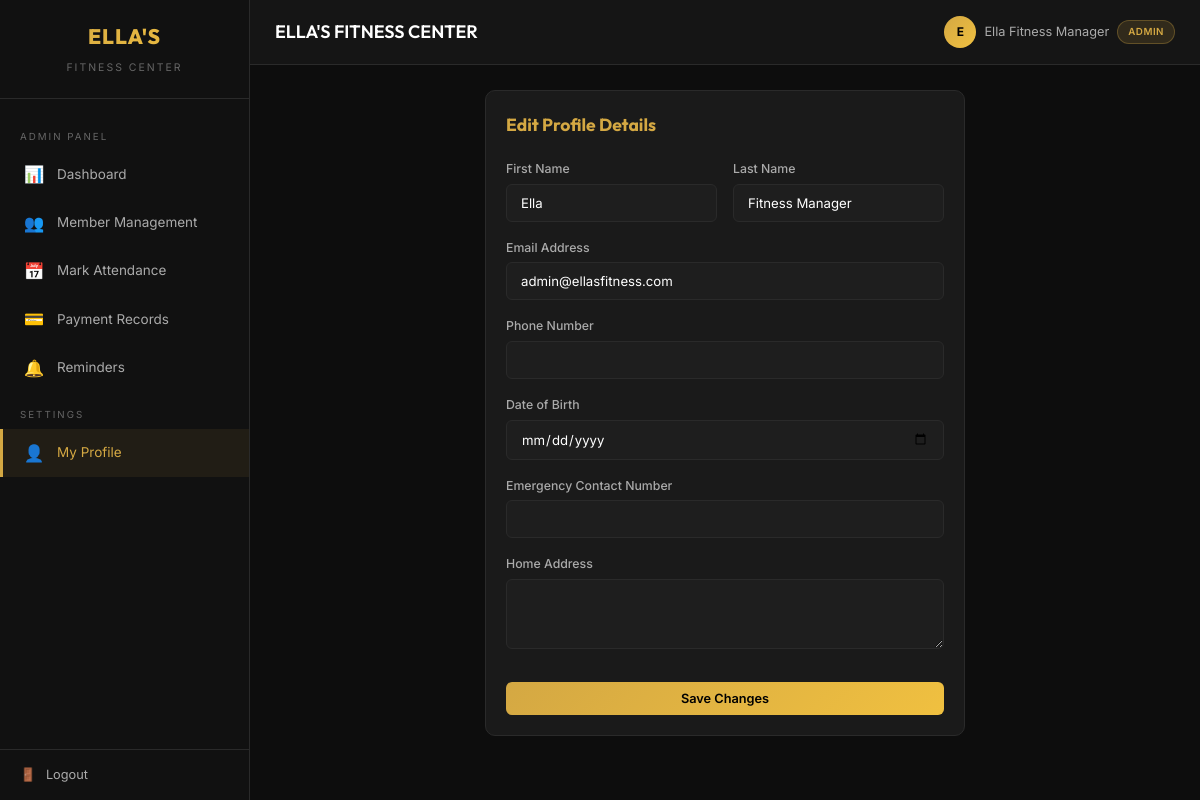
The page /accounts/profile/ (signed in) on the database its author committed.
### accounts/models.py (models this page shows, shortened)
class User(AbstractUser):
    ROLE_CHOICES = [
        ('CLIENT', 'Client'),
        ('ADMIN', 'Admin'),
    ]
    role = models.CharField(max_length=10, choices=ROLE_CHOICES, default='CLIENT')
    phone = models.CharField(max_length=15, blank=True)
    address = models.TextField(blank=True)
    date_of_birth = models.DateField(null=True, blank=True)
    emergency_contact = models.CharField(max_length=15, blank=True)
    @property
    def is_admin_user(self):
        return self.role == 'ADMIN'

### accounts/views.py (the view)
# urls.py: path('profile/', views.profile_view, name='profile'),
@login_required
def profile_view(request):
    if request.method == 'POST':
        form = ProfileForm(request.POST, instance=request.user)
        if form.is_valid():
            form.save()
            messages.success(request, 'Profile updated successfully!')
            return redirect('profile')
    else:
        form = ProfileForm(instance=request.user)
    return render(request, 'accounts/profile.html', {'form': form})

### accounts/forms.py
class ProfileForm(forms.ModelForm):
    class Meta:
        model = User
        fields = ['first_name', 'last_name', 'email', 'phone', 'address', 'date_of_birth', 'emergency_contact']
        widgets = {
            'first_name': forms.TextInput(attrs={'class': 'form-input'}),
            'last_name': forms.TextInput(attrs={'class': 'form-input'}),
            'email': forms.EmailInput(attrs={'class': 'form-input'}),
            'phone': forms.TextInput(attrs={'class': 'form-input'}),
            'address': forms.Textarea(attrs={'class': 'form-input', 'rows': 3}),
            'date_of_birth': forms.DateInput(attrs={'class': 'form-input', 'type': 'date'}),
            'emergency_contact': forms.TextInput(attrs={'class': 'form-input'}),
        }

### templates/accounts/profile.html (shortened to what this page needs)
{% extends 'dashboard_base.html' %}
{% block content %}
<div class="form-card card">
    <h3 class="mb-20" style="font-family: var(--font-heading); color: var(--gold);">Edit Profile Details</h3>
    <form method="post">
        <div class="grid-2">
            <div class="form-group">
                <label for="{{ form.first_name.id_for_label }}">First Name</label>
                {{ form.first_name }}
            </div>
            <div class="form-group">
                <label for="{{ form.last_name.id_for_label }}">Last Name</label>
                {{ form.last_name }}
            </div>
        </div>
        <div class="form-group">
            <label for="{{ form.email.id_for_label }}">Email Address</label>
            {{ form.email }}
        </div>
        <div class="form-group">
            <label for="{{ form.phone.id_for_label }}">Phone Number</label>
            {{ form.phone }}
        </div>
        <div class="form-group">
            <label for="{{ form.date_of_birth.id_for_label }}">Date of Birth</label>
            {{ form.date_of_birth }}
        </div>
        <div class="form-group">
            <label for="{{ form.emergency_contact.id_for_label }}">Emergency Contact Number</label>
            {{ form.emergency_contact }}
        </div>
        <div class="form-group">
            <label for="{{ form.address.id_for_label }}">Home Address</label>
            {{ form.address }}
        </div>
        <button type="submit" class="btn btn-gold" style="width: 100%; justify-content: center; margin-top: 10px;">
            Save Changes
        </button>
    </form>
</div>
{% endblock %}

### templates/components/header.html (shortened to what this page needs)
<div class="header">
    <div class="header-left">
        <h1>{% block header_title %}ELLA'S FITNESS CENTER{% endblock %}</h1>
    </div>
    <div class="header-right">
        <div class="header-user">
            <div class="avatar">
                {{ user.first_name|slice:":1"|upper|default:user.username|slice:":1"|upper }}
            </div>
            <span>{{ user.get_full_name|default:user.username }}</span>
            <span class="badge badge-gold" style="font-size: 0.65rem;">{{ user.get_role_display }}</span>
        </div>
    </div>
</div>

### static/css/style.css (style rules this page uses)
:root { --bg-primary: #0d0d0d; --bg-secondary: #151515; --bg-card: #1a1a1a; --bg-card-hover: #222222; --bg-input: #1e1e1e; --bg-sidebar: #111111; --gold: #d4a843; --gold-bright: #f0c040; --gold-dim: #a88430; --gold-gradient: linear-gradient(135deg, #d4a843, #f0c040); --text-primary: #ffffff; --text-secondary: #aaaaaa; --text-muted: #666666; --success: #4caf50; --success-bg: rgba(76, 175, 80, 0.15); --danger: #f44336; --danger-bg: rgba(244, 67, 54, 0.15); --warning: #ff9800; --warning-bg: rgba(255, 152, 0, 0.15); --info: #2196f3; --info-bg: rgba(33, 150, 243, 0.15); --border-color: #2a2a2a; --border-gold: rgba(212, 168, 67, 0.3); --radius-sm: 6px; --radius-md: 10px; --radius-lg: 16px; --shadow: 0 2px 12px rgba(0,0,0,0.4); --shadow-gold: 0 0 20px rgba(212, 168, 67, 0.1); --sidebar-width: 250px; --header-height: 65px; --font-primary: 'Inter', -apple-system, BlinkMacSystemFont, sans-serif; --font-heading: 'Outfit', 'Inter', sans-serif; }
*, *::before, *::after { margin: 0; padding: 0; box-sizing: border-box; }
html { font-size: 15px; scroll-behavior: smooth; }
body { font-family: var(--font-primary); background: var(--bg-primary); color: var(--text-primary); line-height: 1.6; min-height: 100vh; }
.header { height: var(--header-height); background: var(--bg-secondary); border-bottom: 1px solid var(--border-color); display: flex; align-items: center; justify-content: space-between; padding: 0 25px; position: sticky; top: 0; z-index: 50; }
.header-left { display: flex; align-items: center; gap: 15px; }
.header-left h1 { font-family: var(--font-heading); font-size: 1.2rem; font-weight: 600; }
.header-right { display: flex; align-items: center; gap: 15px; }
.header-user { display: flex; align-items: center; gap: 8px; color: var(--text-secondary); font-size: 0.85rem; }
.header-user .avatar { width: 32px; height: 32px; border-radius: 50%; background: var(--gold-gradient); display: flex; align-items: center; justify-content: center; font-weight: 700; font-size: 0.8rem; color: #000; }
.card { background: var(--bg-card); border: 1px solid var(--border-color); border-radius: var(--radius-md); padding: 20px; transition: border-color 0.2s; }
.btn { display: inline-flex; align-items: center; gap: 6px; padding: 9px 18px; border: none; border-radius: var(--radius-sm); font-family: var(--font-primary); font-size: 0.85rem; font-weight: 500; cursor: pointer; transition: all 0.2s; text-decoration: none; }
.btn-gold { background: var(--gold-gradient); color: #000; font-weight: 600; }
.form-group { margin-bottom: 16px; }
.form-group label { display: block; margin-bottom: 5px; font-size: 0.82rem; color: var(--text-secondary); font-weight: 500; }
.form-input, input[type="text"], input[type="email"], input[type="password"], input[type="number"], input[type="date"], input[type="tel"], textarea, select { width: 100%; padding: 10px 14px; background: var(--bg-input); border: 1px solid var(--border-color); border-radius: var(--radius-sm); color: var(--text-primary); font-family: var(--font-primary); font-size: 0.88rem; transition: border-color 0.2s; }
.form-card { max-width: 480px; margin: 0 auto; }
.badge { display: inline-flex; align-items: center; padding: 3px 10px; border-radius: 20px; font-size: 0.72rem; font-weight: 600; text-transform: uppercase; letter-spacing: 0.5px; }
.badge-gold { background: rgba(212, 168, 67, 0.15); color: var(--gold); border: 1px solid var(--border-gold); }
.mb-20 { margin-bottom: 20px; }
.grid-2 { display: grid; grid-template-columns: 1fr 1fr; gap: 16px; }

### rows shown on the page
User: first_name "E", get_full_name "Ella Fitness Manager", role "ADMIN", first_name "Ella", last_name "Fitness Manager", email "admin@ellasfitness.com"
